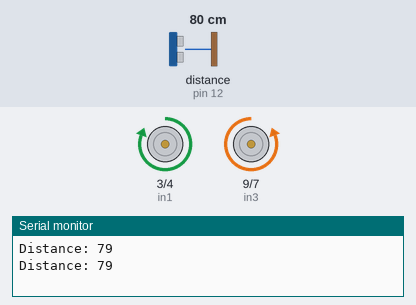
Simulated run of this sketch. Board: Arduino Uno, built with avr-gcc and run on an emulated ATmega328P. On the bench: motor-driver pin pairs drawn as motors (green arrow = first pin HIGH = forward, orange = second pin HIGH = backward, longer = more drive, scaled by the enable pin), the last lines printed to the serial monitor. Wiring (inferred from the names in the program): ultrasonic range finder: trigger pin 11; echo pin 12. Inputs (shaded band) come from the test bench; at power-on: distance to the obstacle (sensor on pin 12) 80 cm. The echo pulse lasts 58.3 µs per cm.

Above: at 2.8 s.
2.9 s: distance to the obstacle (sensor on pin 12) set to 18 cm
5.6 s: distance to the obstacle (sensor on pin 12) set to 14 cm
At 7.3 s:
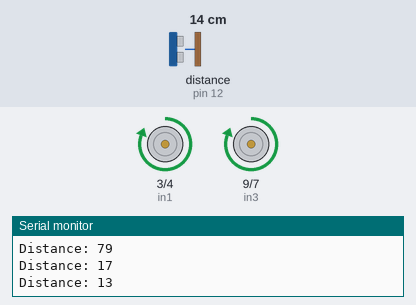
9.5 s: distance to the obstacle (sensor on pin 12) set to 250 cm
At 10.4 s:
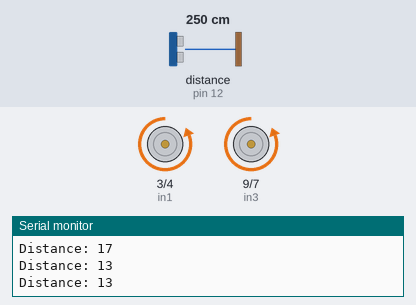
12.6 s: distance to the obstacle (sensor on pin 12) set to 2 cm
At 13.9 s:
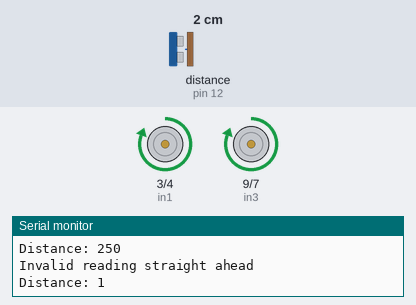
17.1 s: distance to the obstacle (sensor on pin 12) set to 35 cm
At 18.1 s:
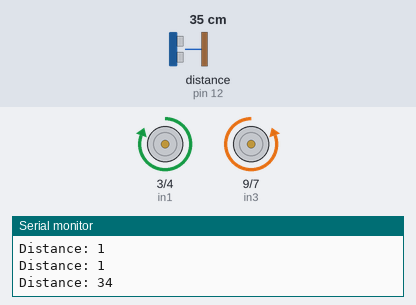
Timing chart, 0 to 20.1 s (numbered marks = the images above; inputs shaded):
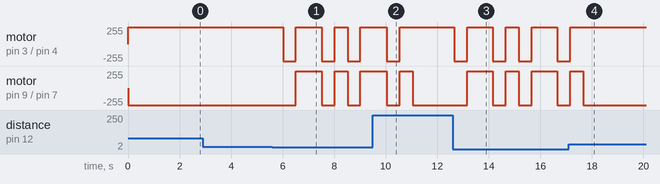

Measured:
- the behaviour switches between 16 and 15 cm on distance to the obstacle (sensor on pin 12) (found by bisection; images 0 and 1)
- after the input at 9.5 s, motor on pin 3 (in1) / pin 4 (in2): goes on until 10.5 s, then stays forward 255/255; motor on pin 9 (in3) / pin 7 (in4): goes on until 11.1 s, then stays backward 255/255
- after the input at 17.1 s, motor on pin 3 (in1) / pin 4 (in2): goes on until 17.2 s, then stays forward 255/255; motor on pin 9 (in3) / pin 7 (in4): goes on until 17.7 s, then stays backward 255/255

The sketch:

Final_Final_Code.ino
```cpp
/*
  Jake Stilwell's code for final robot using two LDRs and an ultrasonic distance measuring sensor
*/


// Control pins for the right half of the H-bridge
const int enable2 = 8; // PWM pin for speed control
const int in3 = 9;
const int in4 = 7;

//other half
const int enable1 = 2; // PWM pin for speed control
const int in1 = 3;
const int in2 = 4;

// ultrasonic distance measuring sensor
const int trigPin = 11;
const int echoPin = 12;

void setup() {

  Serial.begin (9600);

  // pins for the ultrasonic distance measuring sensor
  pinMode(trigPin, OUTPUT);
  pinMode(echoPin, INPUT);

  // motors
  pinMode( enable1, OUTPUT);
  pinMode( in1, OUTPUT);
  pinMode( in2, OUTPUT);

  pinMode( enable2, OUTPUT);
  pinMode( in3, OUTPUT);
  pinMode( in4, OUTPUT);

  // Set the speed to 100, which is pretty slow
  analogWrite (enable1, 130);
  analogWrite (enable2, 130);
}

void loop() {
  long distance;
  int rightDistance;
  int leftDistance;

  distance = measureDistance();
  Serial.print("Distance: ");
  Serial.println(distance);


  // check validity of distance reading
  if (distance >= 200 || distance <= 0) {
    Serial.println("Invalid reading straight ahead");
    // go forward for just a little bit
    goForward(100);
  } else {

    if (distance < 15 ) {
      // turn left a bit; take measurement
      // turn right a bit; take measurement
      // go whereever is more distance

      // Might need to adjust the turn duration
      turnLeft(500); // turn left for 50 milliseconds

      leftDistance = measureDistance();

      // Might need to adjust the turn duration
      // In theory, 50 milliseconds to get forward,
      // then another 50 to turn right the same amount
      turnRight(1000);
      rightDistance = measureDistance();
      turnLeft(500); // return to forward


      // check validity of both readings
      if (leftDistance <= 0 || rightDistance <= 0) {
        Serial.println("Either the left or right distance reading is bad");
        // better not do anything }
        // otherwise, check to see if left or right
        // is the better path
      }

      else if (leftDistance > rightDistance ) {
        turnLeft(500);
      } else {
        turnRight(500);
      }

    } // end of case where distance is less than 15

    // otherwise, distance is greater than 15, we
    // can proceed forward
    else {
      goForward (2000);
    }
  }
}
//end loop


// go forward for a certain amount of time
void goForward(int timeToMove) {

  // left motor
  digitalWrite (in1, HIGH);
  digitalWrite (in2, LOW);
  // Right motor
  digitalWrite (in3, LOW);
  digitalWrite (in4, HIGH);

  delay (timeToMove);
}

// turn left for a certain amount of time
void turnLeft(int timeToMove) {

  // left motor
  digitalWrite (in1, LOW);
  digitalWrite (in2, HIGH);
  // Right motor
  digitalWrite (in3, LOW);
  digitalWrite (in4, HIGH);

  delay (timeToMove);
}

// turn right for a certain amount of time
void turnRight(int timeToMove) {

  // left motor
  digitalWrite (in1, HIGH);
  digitalWrite (in2, LOW);
  //Right motor
  digitalWrite (in3, HIGH);
  digitalWrite (in4, LOW);

  delay (timeToMove);
}

// Take a measurement using the ultrasonic discance
// measuring sensor and return the distance in cm
// no error checking takes place
long measureDistance() {
  long duration, distance;

  // measure how far anything is from us
  // send the pulse
  digitalWrite(trigPin, LOW);
  delayMicroseconds(2); // low for 2 microseconds
  digitalWrite(trigPin, HIGH);
  delayMicroseconds(10); // high for 10 microseconds
  digitalWrite(trigPin, LOW);
  duration = pulseIn(echoPin, HIGH); // measure the time to the echo
  distance = (duration / 2) / 29.1; // calculate the distance in cm
  return distance;
}
```
